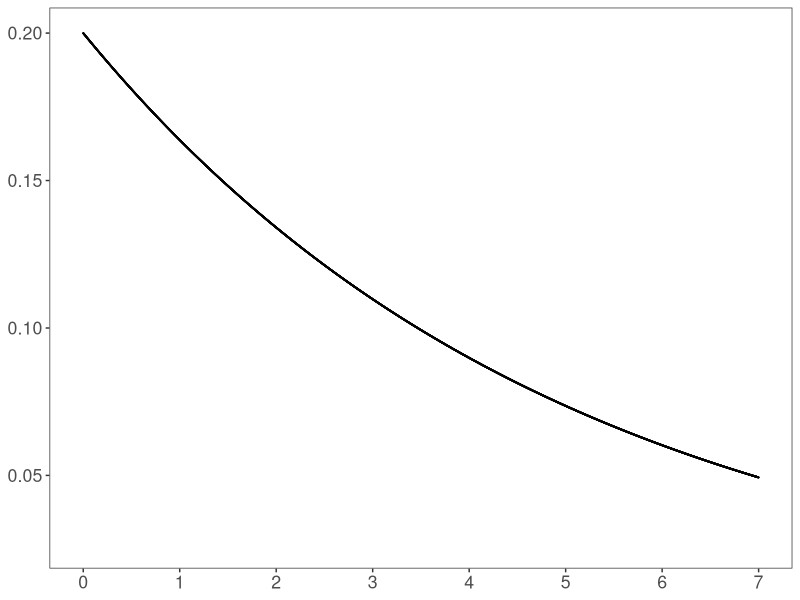

Reproduce this figure in R. (Note: this script raises an error after producing the figure.)
#+ General settings, echo = FALSE, results = 'hide' -------------------
knitr::opts_chunk$set(warning = FALSE, message = FALSE)

#+ load packages -------------------
#' # load packages
library(tidyr)
library(dplyr)
library(ggplot2)
# rm(list=ls())
#+ test parameters -------------------
#' # test parameters
data.frame(Time = seq(0, 10, length.out = 10000)) %>%
  mutate(exp = dgamma(Time, shape = 1, rate =0.2 )) %>%
  gather(fun, Probability, c(exp)) %>%
  mutate(Form = factor(fun, levels = c('exp'),
                       labels = c('demo'))) %>%
  ggplot(aes(x = Time, y = Probability)) +
  # geom_vline(xintercept = c(3.5)) +
  # annotate("rect",xmin = 0,xmax = 3.5,ymin = 0,ymax = 0.8,alpha = 0.2,fill = "blue") +
  geom_point(size=0.01) +
  theme_bw() +
  theme(text = element_text(size=16),
        panel.grid = element_blank(),
        # axis.text=element_blank(),
        # axis.ticks.x=element_blank(),
        axis.title=element_blank())+
  scale_x_continuous(limits = c(0,7),breaks=c(0:7))

#+ set parameters -------------------
#' # set parameters

k_e_r = 100
r_e_r = 20 #e->e: m=5,var=0.25

k_e_u=1
r_e_u=0.2

k_ab = 1
r_ab = 0.2 #control component: m=5,var=25

s_e = 10
# s_a = 3
# s_b = 3
s_ab=3

k_pe_r = 36
r_pe_r = 12 #preventative p->e: m=3,var=0.25
k_ge_r = 9
r_ge_r = 6  #generative g->e: m=1.5,var=0.25

trial_end=20
whole_trial_end=20
onfor=0.35+0.1



MyRemove <- function (v.org,v.prevent,v.range){
  for (k in 1: length(v.prevent)){
    v.org=v.org[!(v.org>v.prevent[k] & v.org<v.range[k])]
  }
  return(v.org)
}

MyReshape <-function(sti_sqc){
  sti_sqc = sti_sqc[order(sti_sqc$time), ] %>% subset(time<whole_trial_end)
  return(sti_sqc)
}

MyIdtCheck <- function(){
  x=c()
  for (k in 1:length(sti_list)){
    mysqc=get(sti_list[k])
    x=c(x,paste(mysqc$time%>%round(3),collapse=""))
  }
  return(length(unique(x))==length(sti_list))
}

sti_list=c("sqc.gg_r","sqc.gg_u",
           "sqc.gn_r","sqc.gn_u",
           "sqc.gp_r","sqc.gp_u",
           "sqc.ng_r","sqc.ng_u",
           "sqc.nn_r","sqc.nn_u",
           "sqc.np_r","sqc.np_u",
           "sqc.pg_r","sqc.pg_u",
           "sqc.pn_r","sqc.pn_u",
           "sqc.pp_r","sqc.pp_u")
a_pro_list=c(rep("G",6),rep("N",6),rep("P",6))
b_pro_list=rep(c(rep("G",2),rep("N",2),rep("P",2)),3)
ru_pro_list=rep(c("r","u"),9)

while (1){

  baserate=5
  baserate_var=0.25
  
  r_e_r = baserate/baserate_var
  k_e_r = r_e_r*baserate
  
  k_e_u=1
  r_e_u=1/baserate
  
  C= sort(runif(s_ab+s_ab,0,whole_trial_end-1))
  A = c(C[1],C[5],C[6])
  B = c(C[2],C[3],C[4])
  
  # A = sort(runif(s_ab,0,whole_trial_end))
  # B = sort(runif(s_ab,0,whole_trial_end))
  
  
  #one way for irregular
  # while(1){
  #   E_raw_r = rgamma(s_e, shape = k_e_r, rate = r_e_r)
  #   E_r = E_raw_r %>% cumsum() %>% c(0) 
  #   E_r=E_r[E_r<whole_trial_end]
  #   
  #   E_u = runif(length(E_r)-1,0,whole_trial_end) %>% c(0) 
  #   if(length(E_r)==length(E_u) && min(dgamma(E_raw_r,shape = k_e_r, rate = r_e_r))>=0.05){
  #     break
  #   }
  # }
  #anather way for irregular
  while(1){
    E_raw_r = rgamma(s_e, shape = k_e_r, rate = r_e_r)
    E_r = E_raw_r %>% cumsum() %>% c(0)
    E_r=E_r[E_r<whole_trial_end]

    E_raw_u = rgamma(s_e, shape = k_e_u, rate = r_e_u)
    E_u = E_raw_u %>% cumsum() %>% c(0)
    E_u=E_u[E_u<whole_trial_end]
    if(min(dgamma(E_raw_r,shape = k_e_r, rate = r_e_r))>=0.05){
      break
    }
  }
  
  while(1){
    A_g_raw_r=rgamma(s_ab, shape = k_ge_r, rate = r_ge_r)
    B_g_raw_r=rgamma(s_ab, shape = k_ge_r, rate = r_ge_r)
    A_p_raw_r=rgamma(s_ab, shape = k_pe_r, rate = r_pe_r)
    B_p_raw_r=rgamma(s_ab, shape = k_pe_r, rate = r_pe_r)
    
    
    A_g_r_check=min(dgamma(A_g_raw_r, shape = k_ge_r, rate = r_ge_r))>=0.05
    B_g_r_check=min(dgamma(B_g_raw_r, shape = k_ge_r, rate = r_ge_r))>=0.05
    A_p_r_check=min(dgamma(A_p_raw_r, shape = k_pe_r, rate = r_pe_r))>=0.05
    B_p_r_check=min(dgamma(B_p_raw_r, shape = k_pe_r, rate = r_pe_r))>=0.05
    
    
    if (A_g_r_check*B_g_r_check*A_p_r_check*B_p_r_check){
      break
    }
    
  }
  
  A_g_r=A_g_raw_r+A
  B_g_r=B_g_raw_r+B
  A_p_r=A_p_raw_r+A
  B_p_r=B_p_raw_r+B
  
  if (min(diff(sort(c(A,B,E_r,A_g_r,B_g_r))))<=onfor | min(diff(sort(c(A,B,E_u,A_g_r,B_g_r))))<=onfor){
    next
  }

  #GG
  sqc.gg_r=data.frame(obj = c(rep("A", length(A)), rep("B", length(B)), 
                              rep("E", length(E_r)), rep("E",length(A_g_r)),rep("E",length(B_g_r))), 
                      time =c(A, B, E_r, A_g_r, B_g_r),
                      org=c(rep("N", length(A)), rep("N", length(B)), 
                            rep("E", length(E_r)), rep("A",length(A_g_r)),rep("B",length(B_g_r))))  %>% MyReshape()
  
  sqc.gg_u=data.frame(obj = c(rep("A", length(A)), rep("B", length(B)), 
                              rep("E", length(E_u)), rep("E",length(A_g_r)),rep("E",length(B_g_r))), 
                      time =c(A, B, E_u, A_g_r, B_g_r),
                      org=c(rep("N", length(A)), rep("N", length(B)), 
                            rep("E", length(E_u)), rep("A",length(A_g_r)),rep("B",length(B_g_r)))) %>% MyReshape()
  
  #GN
  sqc.gn_r= data.frame(obj = c(rep("A", length(A)), rep("B", length(B)), 
                               rep("E", length(E_r)), rep("E",length(A_g_r))),
                       time =c(A, B, E_r, A_g_r),
                       org=c(rep("N", length(A)), rep("N", length(B)), 
                             rep("E", length(E_r)), rep("A",length(A_g_r)))) %>% MyReshape()
  
  sqc.gn_u= data.frame(obj = c(rep("A", length(A)), rep("B", length(B)), 
                               rep("E", length(E_u)), rep("E",length(A_g_r))),
                       time =c(A, B, E_u, A_g_r),
                       org=c(rep("N", length(A)), rep("N", length(B)), 
                             rep("E", length(E_u)), rep("A",length(A_g_r))))  %>% MyReshape()
  
  
  #GP
  E_r_rm=MyRemove(E_r,B,B_p_r)
  E_u_rm=MyRemove(E_u,B,B_p_r)
  A_g_r_rm=MyRemove(A_g_r,B,B_p_r)
  
  sqc.gp_r=data.frame(obj = c(rep("A", length(A)), rep("B", length(B)), 
                              rep("E", length(E_r_rm)), rep("E",length(A_g_r_rm))),
                      time =c(A, B, E_r_rm, A_g_r_rm),
                      org=c(rep("N", length(A)), rep("N", length(B)), 
                            rep("E", length(E_r_rm)), rep("A",length(A_g_r_rm))))  %>% MyReshape()
  
  sqc.gp_u=data.frame(obj = c(rep("A", length(A)), rep("B", length(B)), 
                              rep("E", length(E_u_rm)), rep("E",length(A_g_r_rm))),
                      time =c(A, B, E_u_rm, A_g_r_rm),
                      org=c(rep("N", length(A)), rep("N", length(B)), 
                            rep("E", length(E_u_rm)), rep("A",length(A_g_r_rm))))  %>% MyReshape()
  
  #NG
  sqc.ng_r=data.frame(obj = c(rep("A", length(A)), rep("B", length(B)), 
                              rep("E", length(E_r)), rep("E",length(B_g_r))), 
                      time =c(A, B, E_r,B_g_r),
                      org=c(rep("N", length(A)), rep("N", length(B)), 
                            rep("E", length(E_r)), rep("B",length(B_g_r))))  %>% MyReshape()
  
  sqc.ng_u=data.frame(obj = c(rep("A", length(A)), rep("B", length(B)), 
                              rep("E", length(E_u)), rep("E",length(B_g_r))), 
                      time =c(A, B, E_u,B_g_r),
                      org=c(rep("N", length(A)), rep("N", length(B)), 
                            rep("E", length(E_u)), rep("B",length(B_g_r))))  %>% MyReshape()
  
  #NN
  sqc.nn_r=data.frame(obj = c(rep("A", length(A)), rep("B", length(B)), 
                              rep("E", length(E_r))), 
                      time =c(A, B, E_r),
                      org=c(rep("N", length(A)), rep("N", length(B)), 
                            rep("E", length(E_r))))  %>% MyReshape()
  
  sqc.nn_u=data.frame(obj = c(rep("A", length(A)), rep("B", length(B)), 
                              rep("E", length(E_u))), 
                      time =c(A, B, E_u),
                      org=c(rep("N", length(A)), rep("N", length(B)), 
                            rep("E", length(E_u))))  %>% MyReshape()
  
  #NP
  E_r_rm=MyRemove(E_r,B,B_p_r)
  E_u_rm=MyRemove(E_u,B,B_p_r)
  
  sqc.np_r=data.frame(obj = c(rep("A", length(A)), rep("B", length(B)), 
                              rep("E", length(E_r_rm))),
                      time =c(A, B, E_r_rm),
                      org=c(rep("N", length(A)), rep("N", length(B)), 
                            rep("E", length(E_r_rm))))  %>% MyReshape()
  
  sqc.np_u=data.frame(obj = c(rep("A", length(A)), rep("B", length(B)), 
                              rep("E", length(E_u_rm))),
                      time =c(A, B, E_u_rm),
                      org=c(rep("N", length(A)), rep("N", length(B)), 
                            rep("E", length(E_u_rm))))  %>% MyReshape()
  #PG
  E_r_rm=MyRemove(E_r,A,A_p_r)
  E_u_rm=MyRemove(E_u,A,A_p_r)
  B_g_r_rm=MyRemove(B_g_r,A,A_p_r)
  
  sqc.pg_r=data.frame(obj = c(rep("A", length(A)), rep("B", length(B)), 
                              rep("E", length(E_r_rm)), rep("E",length(B_g_r_rm))),
                      time =c(A, B, E_r_rm, B_g_r_rm),
                      org=c(rep("N", length(A)), rep("N", length(B)), 
                            rep("E", length(E_r_rm)), rep("B",length(B_g_r_rm))))  %>% MyReshape()
  
  sqc.pg_u=data.frame(obj = c(rep("A", length(A)), rep("B", length(B)), 
                              rep("E", length(E_u_rm)), rep("E",length(B_g_r_rm))),
                      time =c(A, B, E_u_rm, B_g_r_rm),
                      org=c(rep("N", length(A)), rep("N", length(B)), 
                            rep("E", length(E_u_rm)), rep("B",length(B_g_r_rm))))  %>% MyReshape()
  
  #PN
  E_r_rm=MyRemove(E_r,A,A_p_r)
  E_u_rm=MyRemove(E_u,A,A_p_r)
  
  sqc.pn_r=data.frame(obj = c(rep("A", length(A)), rep("B", length(B)), 
                              rep("E", length(E_r_rm))),
                      time =c(A, B, E_r_rm),
                      org=c(rep("N", length(A)), rep("N", length(B)), 
                            rep("E", length(E_r_rm)))) %>% MyReshape()
  
  sqc.pn_u=data.frame(obj = c(rep("A", length(A)), rep("B", length(B)), 
                              rep("E", length(E_u_rm))),
                      time =c(A, B, E_u_rm),
                      org=c(rep("N", length(A)), rep("N", length(B)), 
                            rep("E", length(E_u_rm)))) %>% MyReshape()
  
  #PP
  E_r_rm=MyRemove(E_r,A,A_p_r)
  E_r_rm=MyRemove(E_r_rm,B,B_p_r)
  
  E_u_rm=MyRemove(E_u,A,A_p_r)
  E_u_rm=MyRemove(E_u_rm,B,B_p_r)
  
  sqc.pp_r=data.frame(obj = c(rep("A", length(A)), rep("B", length(B)), 
                              rep("E", length(E_r_rm))), 
                      time =c(A, B, E_r_rm),
                      org=c(rep("N", length(A)), rep("N", length(B)), 
                            rep("E", length(E_r_rm)))) %>% MyReshape()
  
  sqc.pp_u=data.frame(obj = c(rep("A", length(A)), rep("B", length(B)), 
                              rep("E", length(E_u_rm))), 
                      time =c(A, B, E_u_rm),
                      org=c(rep("N", length(A)), rep("N", length(B)), 
                            rep("E", length(E_u_rm)))) %>% MyReshape()
  
  if (!MyIdtCheck()){
    next
  }
  
  
  break
}



dt.sti.big=as.data.frame(matrix(NA,ncol=11,nrow=0)) %>%
  setNames(c("sti_id","A_pro","B_pro","A_state","B_state","normative","number","delay","normative_raw","number_raw","delay_raw"))

for (sti_num in 1: 18){
  dt.sti=as.data.frame(matrix(NA,ncol=11,nrow=9)) %>%
    setNames(c("sti_id","A_pro","B_pro","A_state","B_state","normative","number","delay","normative_raw","number_raw","delay_raw"))

  a_pro=a_pro_list[sti_num]
  b_pro=b_pro_list[sti_num]
  sti_name=sti_list[sti_num]
  sqc_raw_long=get(sti_name)
  ru_pro=ru_pro_list[sti_num]
  
  write.csv(sqc_raw_long, paste(sti_name,".csv",sep = ""), row.names = F, quote = F)
  if (ru_pro=="r"){k_e=k_e_r;r_e=r_e_r;k_pe=k_pe_r;r_pe=r_pe_r;k_ge=k_ge_r;r_ge=r_ge_r}
  if (ru_pro=="u"){k_e=k_e_r;r_e=r_e_r;k_pe=k_pe_r;r_pe=r_pe_r;k_ge=k_ge_r;r_ge=r_ge_r}
  # if (ru_pro=="r"){k_e=k_e_u;r_e=r_e_u;k_pe=k_pe_r;r_pe=r_pe_r;k_ge=k_ge_r;r_ge=r_ge_r}
  sti_id=sti_num
  nor_sim_prob=MyOnlineInfer_nor(sqc_raw_long,k_e,r_e,k_pe,r_pe,k_ge,r_ge)
  fea_sim_prob=MyOnlineInfer_fea(sqc_raw_long,ru_pro,baserate)
  
  dt.sti$sti_id=sti_id
  dt.sti$A_pro=a_pro
  dt.sti$B_pro=b_pro
  for (mo in 1:9){
    dt.sti$A_state[mo]=st_a[mo]
    dt.sti$B_state[mo]=st_b[mo]
    dt.sti$normative[mo]=nor_sim_prob[mo]/sum(nor_sim_prob)
    dt.sti$number[mo]=fea_sim_prob$num[mo]/sum(fea_sim_prob$num)
    dt.sti$delay[mo]=fea_sim_prob$delay[mo]/sum(fea_sim_prob$delay)
    
    dt.sti$normative_raw[mo]=nor_sim_prob[mo]
    dt.sti$number_raw[mo]=fea_sim_prob$num[mo]
    dt.sti$delay_raw[mo]=fea_sim_prob$delay[mo]
  }
  
  dt.sti.big=rbind(dt.sti.big,dt.sti)
}

pic.sti.nor=MyMod6(dt.sti.big,dt.sti.big$normative)
pic.sti.fea.num=MyMod6(dt.sti.big,dt.sti.big$number)
pic.sti.fea.delay=MyMod6(dt.sti.big,dt.sti.big$delay)

pic.sti.nor %>%ggplot()+
  geom_bar(mapping=aes(x=cpn, y=ratio,fill=state),stat='identity',position="dodge",color="black")+
  geom_point(pic.sti.fea.num,mapping =aes(x=cpn, y=ratio,fill=state), stat="identity",
             position=position_dodge(.9),size=1.8,shape=5)+
  geom_point(pic.sti.fea.delay,mapping =aes(x=cpn, y=ratio,fill=state), stat="identity",
             position=position_dodge(.9),size=1.8,shape=16)+
  facet_wrap(~sti_id,nrow=3,labeller = as_labeller(pic.label))+
  theme_bw()+
  scale_fill_manual(values=c("#E4F0EC","#EDB1A4","#6282b1"),
                    labels =  c(" Generative  "," Non-causal  "," Preventative  "))+
  scale_color_manual(values=c("black","black","black"))

ggsave("model.pdf")

savelist=c(sti_list,"A","B","E_r","E_u","A_g_r","B_g_r","A_p_r","B_p_r","dt.sti.big")
save(list=savelist, file = "allstimuli.Rda")
cor(dt.sti.big$normative,dt.sti.big$number)
cor(dt.sti.big$normative,dt.sti.big$delay)
E_u

